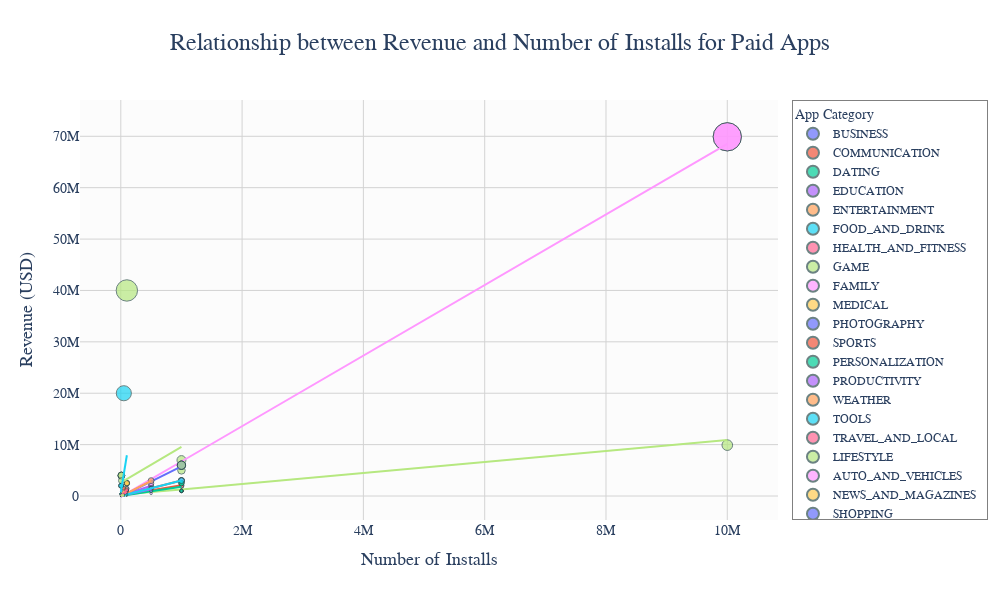

Source (notebook cell):
### Code cell
import plotly.express as px

# Create an interactive scatter plot with enhanced styling
fig = px.scatter(paid_apps, 
                 x='Installs', 
                 y='Revenue', 
                 color='Category',
                 title='Relationship between Revenue and Number of Installs for Paid Apps',
                 labels={'Installs': 'Number of Installs', 
                        'Revenue': 'Revenue (USD)',
                        'Category': 'App Category'},
                 trendline='ols',
                 template='plotly_white',  # Clean, professional template
                 size='Revenue',  # Vary point size based on revenue
                 hover_data=['Category', 'Revenue', 'Installs'],  # Enhanced hover information
                 opacity=0.7)  # Add some transparency to better show overlapping points

# Customize the layout
fig.update_layout(
    title_x=0.5,  # Center the title
    title_font_size=24,
    plot_bgcolor='rgba(240,240,240,0.2)',  # Light gray background
    paper_bgcolor='white',
    font_family='Arial',
    legend=dict(
        borderwidth=1,
        bordercolor='gray',
        bgcolor='rgba(255,255,255,0.9)'
    ),
    showlegend=True,
    width=1000,
    height=600
)

# Customize axes
fig.update_xaxes(
    gridcolor='lightgray',
    zeroline=False,
    title_font=dict(size=18),
    tickfont=dict(size=14)
)

fig.update_yaxes(
    gridcolor='lightgray',
    zeroline=False,
    title_font=dict(size=18),
    tickfont=dict(size=14)
)

# Update marker properties
fig.update_traces(
    marker=dict(
        line=dict(width=1, color='DarkSlateGrey')  # Add thin border to points
    ),
    selector=dict(mode='markers')
)

# Show the plot
fig.show()
